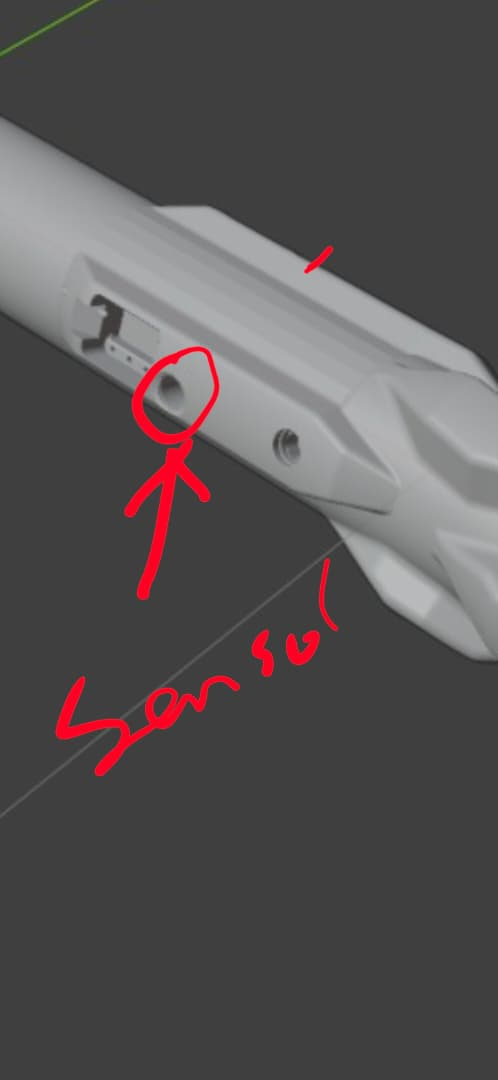
#> input picture 04-Production/Records/Tasks/T-002/Evidence/Client_Confirmed_Sensor.png, 498 x 1080 px, given in place of geometry.png, which was not available
$ python derive_visuals.py
#> lines starting #> are read from the running program, lines starting #| are printed output that depends on the picture; pictures that were not available may be replaced by others from this repository, and a replacement may not be noted
"""Trace anonymous visual structure, never recover or claim calibrated measurements."""
from pathlib import Path
import numpy as np
from PIL import Image
import json,hashlib
B=Path(__file__).resolve().parents[1]
SRC=B.with_name('S06_Anonymous-Report_v003')/'Media'
for d in ('Data','Scenes','Previews','Records'):(B/d).mkdir(exist_ok=True)
def rgb(name,size=None):
#> called with name = 'geometry', size = (96, 384)
    im=Image.open(SRC/(name+'.png')).convert('RGB')
#> im is the input picture: PIL image 498x1080 RGB; mean R, G, B 86.5, 81.9, 82.7
    if size:im=im.resize(size,Image.Resampling.LANCZOS)
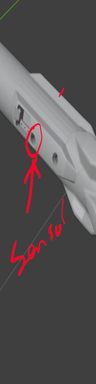
#> im: PIL image 96x384 RGB; mean R, G, B 86.4, 81.9, 82.7
    return np.asarray(im,dtype=float)/255
def smooth(a,n=5):
    return np.convolve(np.pad(a,(n//2,n//2),mode='edge'),np.ones(n)/n,mode='valid')
# These are dimensionless image observations, not a decoded measurement palette.
geo=rgb('geometry',(96,384));v=geo[:,:,2]-geo[:,:,0]
#> after `v = geo[:, :, 2] - geo[:, :, 0]`:
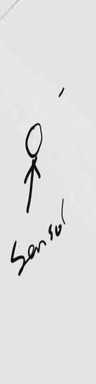
#> v: shape (384, 96) float64; min -0.91, max 0.106, mean -0.0147; drawn with min black and max white
v=(v-np.median(v))/max(np.percentile(abs(v-np.median(v)),98),1e-8)
v=np.clip(v,-1,1)
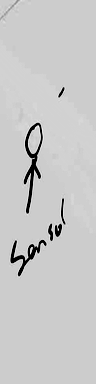
#> v: shape (384, 96) float64; min -1, max 0.248, mean -0.0204; drawn with min black and max white
amp=rgb('amplitude',(96,384)).mean(2)
#> call 2 of rgb, with name = 'amplitude', size = (96, 384)
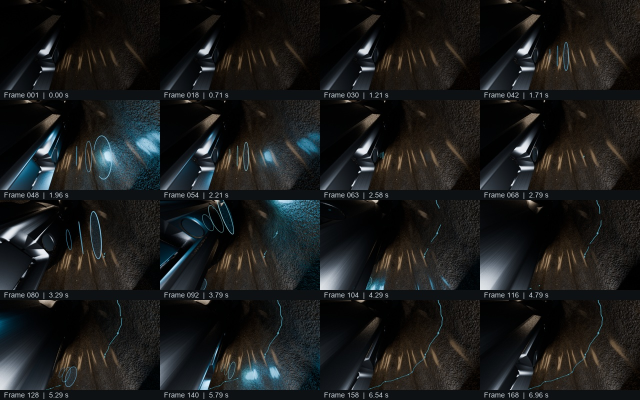
#> input picture 04-Production/Records/Tasks/T-002/Evidence/Motion_Review_Contact_Sheet.jpg, 1280 x 800 px, given in place of amplitude.png, which was not available (shown at 1/2 size)
#> in rgb, im is the input picture: PIL image 1280x800 RGB; mean R, G, B 27.1, 28.1, 27.8
#> in rgb (call 2), `if size:im=im.resize(size,Image.Resampling.LANCZOS)`:
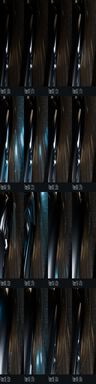
#> im: PIL image 96x384 RGB; mean R, G, B 27.2, 28.2, 27.8
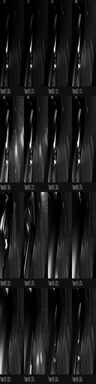
#> amp: shape (384, 96) float64; min 0, max 1, mean 0.109
amp=(amp-np.percentile(amp,2))/(np.percentile(amp,98)-np.percentile(amp,2))
amp=np.clip(amp,0,1)
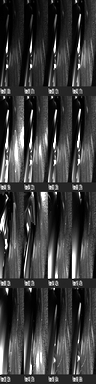
#> amp: shape (384, 96) float64; min 0, max 1, mean 0.236
im=rgb('shape');width=[]
for row in im:
    valid=np.where((row.min(1)<.94)&(np.arange(len(row))>25)&(np.arange(len(row))<len(row)-25))[0]
    width.append(valid[-1]-valid[0] if len(valid) else np.nan)
#> after the loop, width = 800 values from 1228 to 1228
width=np.array(width);width=np.interp(np.arange(len(width)),np.where(np.isfinite(width))[0],width[np.isfinite(width)])
width=smooth(width,7);radius=np.interp(np.linspace(0,len(width)-1,384),np.arange(len(width)),width)/np.median(width)
#> after `radius = np.interp(np.linspace(0, len(width) - 1, 384), np.arange(len(`: radius = 384 values from 1 to 1
im=rgb('profile');profile=[]
#> (the run stopped early here; a loop or call above may not have finished)
